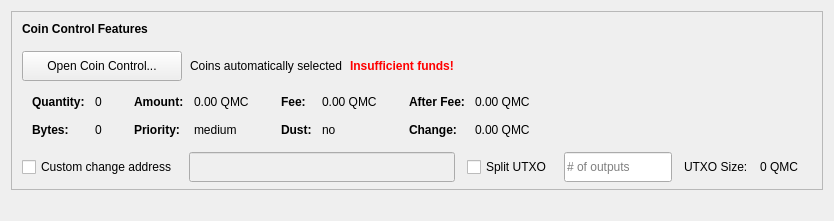
    <widget class="QWidget" name="wid1" native="true">
     <layout class="QVBoxLayout" name="verticalLayout_3">
      <item>
       <widget class="QFrame" name="frameCoinControl">
        <property name="sizePolicy">
         <sizepolicy hsizetype="Expanding" vsizetype="Expanding">
          <horstretch>0</horstretch>
          <verstretch>0</verstretch>
         </sizepolicy>
        </property>
        <property name="maximumSize">
         <size>
          <width>16777215</width>
          <height>16777215</height>
         </size>
        </property>
        <property name="frameShape">
         <enum>QFrame::StyledPanel</enum>
        </property>
        <property name="frameShadow">
         <enum>QFrame::Sunken</enum>
        </property>
        <layout class="QVBoxLayout" name="verticalLayoutCoinControl2">
         <property name="spacing">
          <number>0</number>
         </property>
         <property name="leftMargin">
          <number>0</number>
         </property>
         <property name="topMargin">
          <number>0</number>
         </property>
         <property name="rightMargin">
          <number>0</number>
         </property>
         <property name="bottomMargin">
          <number>6</number>
         </property>
         <item>
          <layout class="QVBoxLayout" name="verticalLayoutCoinControl" stretch="0,0,0,0,0">
           <property name="spacing">
            <number>0</number>
           </property>
           <property name="leftMargin">
            <number>10</number>
           </property>
           <property name="topMargin">
            <number>10</number>
           </property>
           <item>
            <layout class="QHBoxLayout" name="horizontalLayoutCoinControl1">
             <property name="bottomMargin">
              <number>15</number>
             </property>
             <item>
              <widget class="QLabel" name="labelCoinControlFeatures">
               <property name="sizePolicy">
                <sizepolicy hsizetype="Preferred" vsizetype="Maximum">
                 <horstretch>0</horstretch>
                 <verstretch>0</verstretch>
                </sizepolicy>
               </property>
               <property name="font">
                <font>
                 <weight>75</weight>
                 <bold>true</bold>
                </font>
               </property>
               <property name="styleSheet">
                <string notr="true">font-weight:bold;</string>
               </property>
               <property name="text">
                <string>Coin Control Features</string>
               </property>
              </widget>
             </item>
            </layout>
           </item>
           <item>
            <layout class="QHBoxLayout" name="horizontalLayoutCoinControl2" stretch="0,0,0,0">
             <property name="spacing">
              <number>8</number>
             </property>
             <property name="bottomMargin">
              <number>10</number>
             </property>
             <item>
              <widget class="QPushButton" name="pushButtonCoinControl">
               <property name="minimumSize">
                <size>
                 <width>160</width>
                 <height>30</height>
                </size>
               </property>
               <property name="maximumSize">
                <size>
                 <width>160</width>
                 <height>30</height>
                </size>
               </property>
               <property name="styleSheet">
                <string notr="true"/>
               </property>
               <property name="text">
                <string>Open Coin Control...</string>
               </property>
               <property name="autoDefault">
                <bool>false</bool>
               </property>
              </widget>
             </item>
             <item>
              <widget class="QLabel" name="labelCoinControlAutomaticallySelected">
               <property name="text">
                <string>Coins automatically selected</string>
               </property>
               <property name="margin">
                <number>5</number>
               </property>
              </widget>
             </item>
             <item>
              <widget class="QLabel" name="labelCoinControlInsuffFunds">
               <property name="font">
                <font>
                 <weight>75</weight>
                 <bold>true</bold>
                </font>
               </property>
               <property name="styleSheet">
                <string notr="true">color:red;font-weight:bold;</string>
               </property>
               <property name="text">
                <string>Insufficient funds!</string>
               </property>
               <property name="margin">
                <number>5</number>
               </property>
              </widget>
             </item>
             <item>
              <spacer name="horizontalSpacerCoinControl">
               <property name="orientation">
                <enum>Qt::Horizontal</enum>
               </property>
               <property name="sizeHint" stdset="0">
                <size>
                 <width>40</width>
                 <height>1</height>
                </size>
               </property>
              </spacer>
             </item>
            </layout>
           </item>
           <item>
            <widget class="QWidget" name="widgetCoinControl" native="true">
             <property name="sizePolicy">
              <sizepolicy hsizetype="Preferred" vsizetype="Preferred">
               <horstretch>0</horstretch>
               <verstretch>0</verstretch>
              </sizepolicy>
             </property>
             <property name="minimumSize">
              <size>
               <width>0</width>
               <height>0</height>
              </size>
             </property>
             <property name="styleSheet">
              <string notr="true"/>
             </property>
             <layout class="QHBoxLayout" name="horizontalLayoutCoinControl5">
              <property name="leftMargin">
               <number>0</number>
              </property>
              <property name="topMargin">
               <number>0</number>
              </property>
              <property name="rightMargin">
               <number>0</number>
              </property>
              <property name="bottomMargin">
               <number>0</number>
              </property>
              <item>
               <layout class="QHBoxLayout" name="horizontalLayoutCoinControl3" stretch="0,0,0,1">
                <property name="spacing">
                 <number>20</number>
                </property>
                <property name="topMargin">
                 <number>0</number>
                </property>
                <property name="bottomMargin">
                 <number>10</number>
                </property>
                <item>
                 <layout class="QFormLayout" name="formLayoutCoinControl1">
                  <property name="horizontalSpacing">
                   <number>10</number>
                  </property>
                  <property name="verticalSpacing">
                   <number>14</number>
                  </property>
                  <property name="leftMargin">
                   <number>10</number>
                  </property>
                  <property name="topMargin">
                   <number>4</number>
                  </property>
                  <property name="rightMargin">
                   <number>6</number>
                  </property>
                  <item row="0" column="0">
                   <widget class="QLabel" name="labelCoinControlQuantityText">
                    <property name="font">
                     <font>
                      <weight>75</weight>
                      <bold>true</bold>
                     </font>
                    </property>
                    <property name="text">
                     <string>Quantity:</string>
                    </property>
                    <property name="margin">
                     <number>0</number>
                    </property>
                   </widget>
                  </item>
                  <item row="0" column="1">
                   <widget class="QLabel" name="labelCoinControlQuantity">
                    <property name="cursor">
                     <cursorShape>IBeamCursor</cursorShape>
                    </property>
                    <property name="contextMenuPolicy">
                     <enum>Qt::ActionsContextMenu</enum>
                    </property>
                    <property name="text">
                     <string notr="true">0</string>
                    </property>
                    <property name="margin">
                     <number>0</number>
                    </property>
                    <property name="textInteractionFlags">
                     <set>Qt::LinksAccessibleByMouse|Qt::TextSelectableByKeyboard|Qt::TextSelectableByMouse</set>
                    </property>
                   </widget>
                  </item>
                  <item row="1" column="0">
                   <widget class="QLabel" name="labelCoinControlBytesText">
                    <property name="font">
                     <font>
                      <weight>75</weight>
                      <bold>true</bold>
                     </font>
                    </property>
                    <property name="text">
                     <string>Bytes:</string>
                    </property>
                   </widget>
                  </item>
                  <item row="1" column="1">
                   <widget class="QLabel" name="labelCoinControlBytes">
                    <property name="cursor">
                     <cursorShape>IBeamCursor</cursorShape>
                    </property>
                    <property name="contextMenuPolicy">
                     <enum>Qt::ActionsContextMenu</enum>
                    </property>
                    <property name="text">
                     <string notr="true">0</string>
                    </property>
                    <property name="textInteractionFlags">
                     <set>Qt::LinksAccessibleByMouse|Qt::TextSelectableByKeyboard|Qt::TextSelectableByMouse</set>
                    </property>
                   </widget>
                  </item>
                 </layout>
                </item>
                <item>
                 <layout class="QFormLayout" name="formLayoutCoinControl2">
                  <property name="horizontalSpacing">
                   <number>10</number>
                  </property>
                  <property name="verticalSpacing">
                   <number>14</number>
                  </property>
                  <property name="leftMargin">
                   <number>6</number>
                  </property>
                  <property name="topMargin">
                   <number>4</number>
                  </property>
                  <property name="rightMargin">
                   <number>6</number>
                  </property>
                  <item row="0" column="0">
                   <widget class="QLabel" name="labelCoinControlAmountText">
                    <property name="font">
                     <font>
                      <weight>75</weight>
                      <bold>true</bold>
                     </font>
                    </property>
                    <property name="text">
                     <string>Amount:</string>
                    </property>
                    <property name="margin">
                     <number>0</number>
                    </property>
                   </widget>
                  </item>
                  <item row="0" column="1">
                   <widget class="QLabel" name="labelCoinControlAmount">
                    <property name="cursor">
                     <cursorShape>IBeamCursor</cursorShape>
                    </property>
                    <property name="contextMenuPolicy">
                     <enum>Qt::ActionsContextMenu</enum>
                    </property>
                    <property name="text">
                     <string notr="true">0.00 QMC</string>
                    </property>
                    <property name="textInteractionFlags">
                     <set>Qt::LinksAccessibleByMouse|Qt::TextSelectableByKeyboard|Qt::TextSelectableByMouse</set>
                    </property>
                   </widget>
                  </item>
                  <item row="1" column="0">
                   <widget class="QLabel" name="labelCoinControlPriorityText">
                    <property name="font">
                     <font>
                      <weight>75</weight>
                      <bold>true</bold>
                     </font>
                    </property>
                    <property name="text">
                     <string>Priority:</string>
                    </property>
                   </widget>
                  </item>
                  <item row="1" column="1">
                   <widget class="QLabel" name="labelCoinControlPriority">
                    <property name="cursor">
                     <cursorShape>IBeamCursor</cursorShape>
                    </property>
                    <property name="contextMenuPolicy">
                     <enum>Qt::ActionsContextMenu</enum>
                    </property>
                    <property name="text">
                     <string>medium</string>
                    </property>
                    <property name="textInteractionFlags">
                     <set>Qt::LinksAccessibleByMouse|Qt::TextSelectableByKeyboard|Qt::TextSelectableByMouse</set>
                    </property>
                   </widget>
                  </item>
                 </layout>
                </item>
                <item>
                 <layout class="QFormLayout" name="formLayoutCoinControl3">
                  <property name="horizontalSpacing">
                   <number>10</number>
                  </property>
                  <property name="verticalSpacing">
                   <number>14</number>
                  </property>
                  <property name="leftMargin">
                   <number>6</number>
                  </property>
                  <property name="topMargin">
                   <number>4</number>
                  </property>
                  <property name="rightMargin">
                   <number>6</number>
                  </property>
                  <item row="0" column="0">
                   <widget class="QLabel" name="labelCoinControlFeeText">
                    <property name="font">
                     <font>
                      <weight>75</weight>
                      <bold>true</bold>
                     </font>
                    </property>
                    <property name="text">
                     <string>Fee:</string>
                    </property>
                    <property name="margin">
                     <number>0</number>
                    </property>
                   </widget>
                  </item>
                  <item row="0" column="1">
                   <widget class="QLabel" name="labelCoinControlFee">
                    <property name="cursor">
                     <cursorShape>IBeamCursor</cursorShape>
                    </property>
                    <property name="contextMenuPolicy">
                     <enum>Qt::ActionsContextMenu</enum>
                    </property>
                    <property name="text">
                     <string notr="true">0.00 QMC</string>
                    </property>
                    <property name="textInteractionFlags">
                     <set>Qt::LinksAccessibleByMouse|Qt::TextSelectableByKeyboard|Qt::TextSelectableByMouse</set>
                    </property>
                   </widget>
                  </item>
                  <item row="1" column="0">
                   <widget class="QLabel" name="labelCoinControlLowOutputText">
                    <property name="font">
                     <font>
                      <weight>75</weight>
                      <bold>true</bold>
                     </font>
                    </property>
                    <property name="text">
                     <string>Dust:</string>
                    </property>
                   </widget>
                  </item>
                  <item row="1" column="1">
                   <widget class="QLabel" name="labelCoinControlLowOutput">
                    <property name="cursor">
                     <cursorShape>IBeamCursor</cursorShape>
                    </property>
                    <property name="contextMenuPolicy">
                     <enum>Qt::ActionsContextMenu</enum>
                    </property>
                    <property name="text">
                     <string>no</string>
                    </property>
                    <property name="textInteractionFlags">
                     <set>Qt::LinksAccessibleByMouse|Qt::TextSelectableByKeyboard|Qt::TextSelectableByMouse</set>
                    </property>
                   </widget>
                  </item>
                 </layout>
                </item>
                <item>
                 <layout class="QFormLayout" name="formLayoutCoinControl4">
                  <property name="horizontalSpacing">
                   <number>10</number>
                  </property>
                  <property name="verticalSpacing">
                   <number>14</number>
                  </property>
                  <property name="leftMargin">
                   <number>6</number>
                  </property>
                  <property name="topMargin">
                   <number>4</number>
                  </property>
                  <property name="rightMargin">
                   <number>6</number>
                  </property>
                  <item row="0" column="0">
                   <widget class="QLabel" name="labelCoinControlAfterFeeText">
                    <property name="font">
                     <font>
                      <weight>75</weight>
                      <bold>true</bold>
                     </font>
                    </property>
                    <property name="text">
                     <string>After Fee:</string>
                    </property>
                    <property name="margin">
                     <number>0</number>
                    </property>
                   </widget>
                  </item>
                  <item row="0" column="1">
                   <widget class="QLabel" name="labelCoinControlAfterFee">
                    <property name="cursor">
                     <cursorShape>IBeamCursor</cursorShape>
                    </property>
                    <property name="contextMenuPolicy">
                     <enum>Qt::ActionsContextMenu</enum>
                    </property>
                    <property name="text">
                     <string notr="true">0.00 QMC</string>
                    </property>
                    <property name="textInteractionFlags">
                     <set>Qt::LinksAccessibleByMouse|Qt::TextSelectableByKeyboard|Qt::TextSelectableByMouse</set>
                    </property>
                   </widget>
                  </item>
                  <item row="1" column="0">
                   <widget class="QLabel" name="labelCoinControlChangeText">
                    <property name="font">
                     <font>
                      <weight>75</weight>
                      <bold>true</bold>
                     </font>
                    </property>
                    <property name="text">
                     <string>Change:</string>
                    </property>
                   </widget>
                  </item>
                  <item row="1" column="1">
                   <widget class="QLabel" name="labelCoinControlChange">
                    <property name="cursor">
                     <cursorShape>IBeamCursor</cursorShape>
                    </property>
                    <property name="contextMenuPolicy">
                     <enum>Qt::ActionsContextMenu</enum>
                    </property>
                    <property name="text">
                     <string notr="true">0.00 QMC</string>
                    </property>
                    <property name="textInteractionFlags">
                     <set>Qt::LinksAccessibleByMouse|Qt::TextSelectableByKeyboard|Qt::TextSelectableByMouse</set>
                    </property>
                   </widget>
                  </item>
                 </layout>
                </item>
               </layout>
              </item>
             </layout>
            </widget>
           </item>
           <item>
            <layout class="QHBoxLayout" name="horizontalLayoutCoinControl4" stretch="0,0,0,0,0,0,0">
             <property name="spacing">
              <number>12</number>
             </property>
             <property name="sizeConstraint">
              <enum>QLayout::SetDefaultConstraint</enum>
             </property>
             <property name="topMargin">
              <number>5</number>
             </property>
             <property name="rightMargin">
              <number>5</number>
             </property>
             <item>
              <widget class="QCheckBox" name="checkBoxCoinControlChange">
               <property name="toolTip">
                <string>If this is activated, but the change address is empty or invalid, change will be sent to a newly generated address.</string>
               </property>
               <property name="text">
                <string>Custom change address</string>
               </property>
              </widget>
             </item>
             <item>
              <widget class="QValidatedLineEdit" name="lineEditCoinControlChange">
               <property name="enabled">
                <bool>false</bool>
               </property>
               <property name="sizePolicy">
                <sizepolicy hsizetype="Expanding" vsizetype="Fixed">
                 <horstretch>0</horstretch>
                 <verstretch>0</verstretch>
                </sizepolicy>
               </property>
               <property name="minimumSize">
                <size>
                 <width>0</width>
                 <height>30</height>
                </size>
               </property>
               <property name="maximumSize">
                <size>
                 <width>16777215</width>
                 <height>30</height>
                </size>
               </property>
              </widget>
             </item>
             <item>
              <widget class="QCheckBox" name="splitBlockCheckBox">
               <property name="text">
                <string>Split UTXO</string>
               </property>
              </widget>
             </item>
             <item>
              <widget class="QLineEdit" name="splitBlockLineEdit">
               <property name="sizePolicy">
                <sizepolicy hsizetype="Fixed" vsizetype="Fixed">
                 <horstretch>50</horstretch>
                 <verstretch>0</verstretch>
                </sizepolicy>
               </property>
               <property name="minimumSize">
                <size>
                 <width>0</width>
                 <height>30</height>
                </size>
               </property>
               <property name="maximumSize">
                <size>
                 <width>16777215</width>
                 <height>30</height>
                </size>
               </property>
               <property name="placeholderText">
                <string># of outputs</string>
               </property>
              </widget>
             </item>
             <item>
              <widget class="QLabel" name="labelBlockSizeText">
               <property name="text">
                <string>UTXO Size:</string>
               </property>
              </widget>
             </item>
             <item>
              <widget class="QLabel" name="labelBlockSize">
               <property name="text">
                <string>0 QMC</string>
               </property>
              </widget>
             </item>
             <item>
              <widget class="QLabel" name="labelCoinControlChangeLabel">
               <property name="sizePolicy">
                <sizepolicy hsizetype="Preferred" vsizetype="Expanding">
                 <horstretch>0</horstretch>
                 <verstretch>0</verstretch>
                </sizepolicy>
               </property>
               <property name="minimumSize">
                <size>
                 <width>0</width>
                 <height>0</height>
                </size>
               </property>
               <property name="text">
                <string/>
               </property>
               <property name="margin">
                <number>3</number>
               </property>
              </widget>
             </item>
            </layout>
           </item>
           <item>
            <spacer name="verticalSpacerCoinControl">
             <property name="orientation">
              <enum>Qt::Vertical</enum>
             </property>
             <property name="sizeHint" stdset="0">
              <size>
               <width>800</width>
               <height>1</height>
              </size>
             </property>
            </spacer>
           </item>
          </layout>
         </item>
        </layout>
       </widget>
      </item>
      <item>
       <spacer name="verticalSpacer_8">
        <property name="orientation">
         <enum>Qt::Vertical</enum>
        </property>
        <property name="sizeType">
         <enum>QSizePolicy::Fixed</enum>
        </property>
        <property name="sizeHint" stdset="0">
         <size>
          <width>20</width>
          <height>20</height>
         </size>
        </property>
       </spacer>
      </item>
     </layout>
    </widget>
